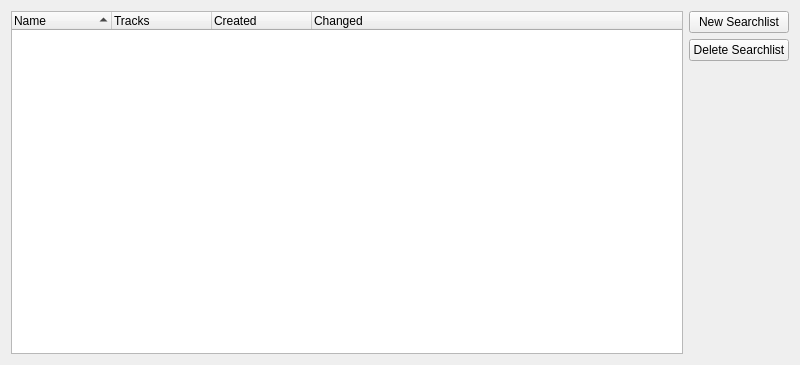
<?xml version="1.0" encoding="UTF-8"?>
<ui version="4.0">
 <class>SearchlistsClass</class>
 <widget class="QWidget" name="SearchlistsClass">
  <property name="geometry">
   <rect>
    <x>0</x>
    <y>0</y>
    <width>800</width>
    <height>365</height>
   </rect>
  </property>
  <property name="windowTitle">
   <string>WinMusik Manage Searchlists</string>
  </property>
  <property name="windowIcon">
   <iconset resource="../../resources.qrc">
    <normaloff>:/devices48/resources/tr48x48-0016.png</normaloff>:/devices48/resources/tr48x48-0016.png</iconset>
  </property>
  <layout class="QHBoxLayout" name="horizontalLayout">
   <item>
    <widget class="QTreeWidget" name="treeWidget">
     <property name="showDropIndicator" stdset="0">
      <bool>false</bool>
     </property>
     <property name="alternatingRowColors">
      <bool>true</bool>
     </property>
     <property name="rootIsDecorated">
      <bool>false</bool>
     </property>
     <property name="itemsExpandable">
      <bool>false</bool>
     </property>
     <property name="sortingEnabled">
      <bool>true</bool>
     </property>
     <property name="expandsOnDoubleClick">
      <bool>false</bool>
     </property>
     <column>
      <property name="text">
       <string>Name</string>
      </property>
     </column>
     <column>
      <property name="text">
       <string>Tracks</string>
      </property>
     </column>
     <column>
      <property name="text">
       <string>Created</string>
      </property>
     </column>
     <column>
      <property name="text">
       <string>Changed</string>
      </property>
     </column>
    </widget>
   </item>
   <item>
    <layout class="QVBoxLayout" name="verticalLayout">
     <item>
      <widget class="QPushButton" name="newSearchlistButton">
       <property name="sizePolicy">
        <sizepolicy hsizetype="Preferred" vsizetype="Preferred">
         <horstretch>0</horstretch>
         <verstretch>0</verstretch>
        </sizepolicy>
       </property>
       <property name="text">
        <string>New Searchlist</string>
       </property>
       <property name="icon">
        <iconset resource="../../resources.qrc">
         <normaloff>:/icons/resources/filenew.png</normaloff>:/icons/resources/filenew.png</iconset>
       </property>
      </widget>
     </item>
     <item>
      <widget class="QPushButton" name="deleteSearchlistButton">
       <property name="sizePolicy">
        <sizepolicy hsizetype="Preferred" vsizetype="Preferred">
         <horstretch>0</horstretch>
         <verstretch>0</verstretch>
        </sizepolicy>
       </property>
       <property name="text">
        <string>Delete Searchlist</string>
       </property>
       <property name="icon">
        <iconset resource="../../resources.qrc">
         <normaloff>:/icons/resources/trash-16.png</normaloff>:/icons/resources/trash-16.png</iconset>
       </property>
      </widget>
     </item>
     <item>
      <spacer name="verticalSpacer">
       <property name="orientation">
        <enum>Qt::Vertical</enum>
       </property>
       <property name="sizeHint" stdset="0">
        <size>
         <width>20</width>
         <height>40</height>
        </size>
       </property>
      </spacer>
     </item>
    </layout>
   </item>
  </layout>
 </widget>
 <resources>
  <include location="../../resources.qrc"/>
 </resources>
 <connections/>
</ui>
